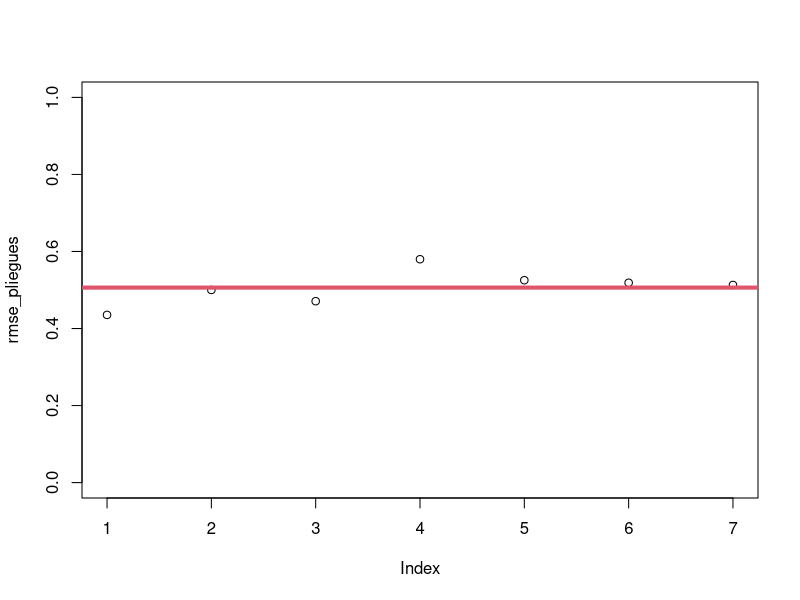

Generate this figure with R:
#install.packages("caret")
#install.packages("nnet")
#install.packages("parallel")

library("caret")
library("nnet")
library("parallel")

# funcion de pliegue
rmse_fold <- function(pliegue, form, datos, nn_size) {
  pliegue_logic <- seq_len(nrow(datos)) %in% pliegue
  prueba <- subset(datos, pliegue_logic)
  entrena <- subset(datos, !pliegue_logic)
  modelo <- nnet(form, data = entrena, size = nn_size, linout = TRUE, trace = FALSE)
  response_name <- setdiff(names(datos), modelo$coefnames)
  Y_pronosticado <- predict(modelo, newdata = prueba)
  rmse <- RMSE(Y_pronosticado, prueba[[response_name]])
  rmse
}

# MOdelo no lineal

n_pliegues <- 7
tamano_muestral <- 300
neuronas <- 10

genera_y <- function(x) {
  cos(x) + rnorm(length(x), 0 ,0.5)
}

X <- seq(0, 3*pi, length.out = tamano_muestral)
Y <- genera_y(X)

data.frame(X,Y) -> muestra

# Validacion cruzada

createFolds(muestra$Y, k = n_pliegues) -> pliegues


mclapply(
  pliegues,
  rmse_fold,
  Y ~ X,
  muestra,
  nn_size = neuronas,
  mc.cores = 4
) -> rmse_pliegues

rmse_pliegues <- unlist(rmse_pliegues)

mean(rmse_pliegues)

plot(rmse_pliegues, ylim = c(0,1))
abline(h=mean(rmse_pliegues), col =2, lwd=4)
